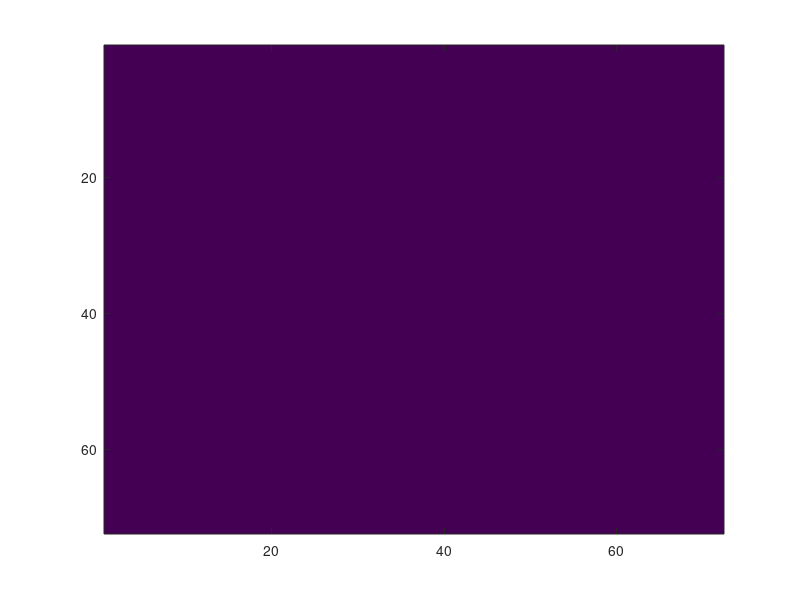
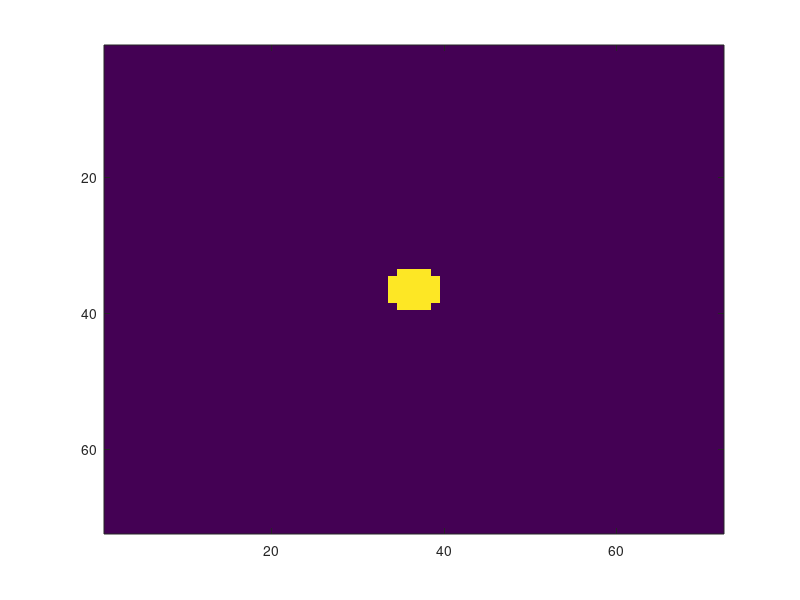
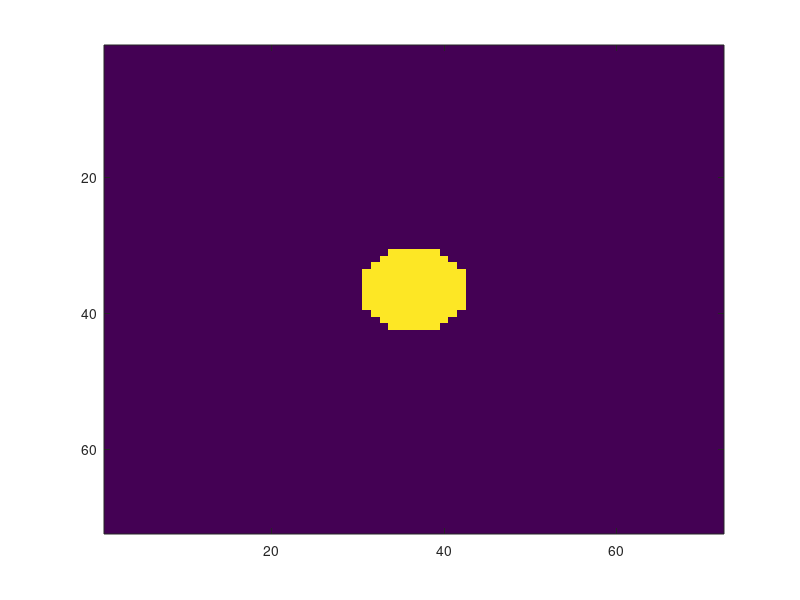
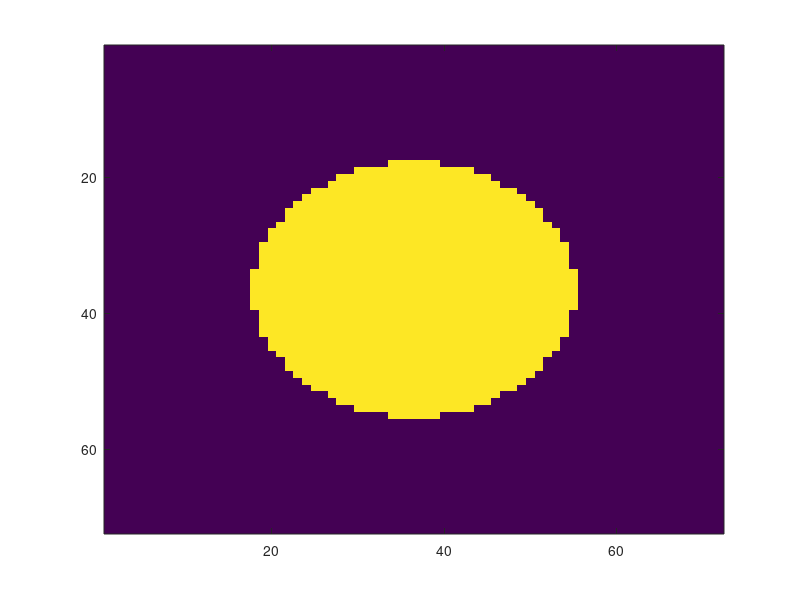

The MATLAB script that drew these images, in order: (Note: this script raises an error after producing the figures.)
clear all

% xsz = 128;
xsz = 128;
ysz = xsz*9/16;
dist = 20;
width = 50;
widthdeg = 2*atand(0.5*width/dist)
degperpix = widthdeg/xsz

duration = 0.5;
framerate = 60;
isi = 0.5;
nreps = 1; %number of movie repetitions
% sfrange = [0 0.04 0.16];
% tfrange =[0 2 8];
sfrange = [0.08];
tfrange = [2];
% sfrange = [0.01 0.04 0.16];
% tfrange =[1 4];
% radiusRange = [0 1 2 4 8 1000];
% sizeVals = [0 5 10 20 30 40 50 60];
% sizeVals = [30];
% sizeVals = [0 10 20 30 40 50];
% radiusRange = sizeVals/(8*degperpix);
% radiusRange = [0 2.5 5 10 15 20 25];
radiusRange = [0 2.5 5 15 25];
phaserange = linspace(0,2*pi,19); phaserange =phaserange(1:18);  %%%cmn
% phaserange = [0];
contrastRange = [0.125 0.25 0.5 1];
% contrastRange = [1];


ntheta = 4; %cmn
nx = 1; ny =1;

randomOrder=1;
randomTheta=0;
randomPhase=0;
binarize=0;
blank=0;

totalduration = length(sfrange)*length(contrastRange)*length(tfrange)*length(radiusRange)*length(phaserange)*ntheta*nx*(isi+duration);
sprintf('total duration %0.2f min',totalduration/60)

blockwidth = ysz;
% xposrange = [1 xsz - blockwidth];
xposrange = xsz/4;
yposrange = 1;

[x y] =meshgrid(1:blockwidth,1:blockwidth);
xgrid=(x-mean(x(:))); ygrid=(y-mean(y(:)));
x = xgrid*degperpix; y=ygrid*degperpix;

for r=1:length(radiusRange)
    %%%for use if sizes are in pixels
    % g = (exp(-0.5*(x.^2 +y.^2)/radiusRange(r)^2));
    % g(g<1/128)=0;
    %%%for use if sizes are in degrees
%     g = (exp(-0.5*(x.^2 +y.^2)/(radiusRange(r))^2));
%     g(g<1/2)=0;


%     %alternative for disk
    g = zeros(size(x));
    g(x.^2+y.^2<radiusRange(r).^2) = 1;

    %%% option for disk rather than gaussian envelope
    %%% g = sqrt(x.^2 + y.^2)<radiusRange(r);
    gaussian{r}=g;
    figure
    imagesc(gaussian{r},[0 1]);
end

thetarange = linspace(0, 2*pi,ntheta+1);
    thetarange = thetarange(1:end-1);
trial=0;
for n= 1:length(thetarange);
    for i = 1:length(xposrange);
        for j = 1:length(radiusRange);
            for k = 1:length(sfrange);
                for l = 1:length(tfrange);
                    for m= 1:length(phaserange);
                        for o = 1:length(contrastRange)
                        
                            trial = trial+1;
                            xpos(trial) = xposrange(i); ypos(trial)=yposrange(1); radius(trial)=j;
                            sf(trial)=sfrange(k); tf(trial)=tfrange(l);
                            phase(trial) = phaserange(m); theta(trial) = thetarange(n);
                            contrasts(trial) = contrastRange(o);
                            if randomTheta
                                theta(trial) = rand*2*pi;
                            end
                            if randomPhase
                                phase(trial) = rand*pi;
                            end
                        end
                    end
                end
            end
        end
    end
end

if randomOrder
order = randperm(trial*nreps);
xpos=repmat(xpos,[1,nreps]);ypos=repmat(ypos,[1,nreps]);sf=repmat(sf,[1,nreps]);tf=repmat(tf,[1,nreps]);
phase=repmat(phase,[1,nreps]);theta=repmat(theta,[1,nreps]);radius=repmat(radius,[1,nreps]);contrasts=repmat(contrasts,[1,nreps]);
xpos = xpos(order); ypos=ypos(order); sf =sf(order); tf=tf(order); phase=phase(order); theta=theta(order);radius = radius(order); contrasts = contrasts(order);
end



moviedata = zeros(xsz,ysz,trial*(duration+isi)*framerate*nreps,'uint8')+128;
for tr = 1:trial*nreps
    tr
    ph = (x*cos(theta(tr)) + y*sin(theta(tr)))*2*pi*sf(tr) + phase(tr);
    if theta(tr)~=2*pi
    for t = 1:duration*framerate;
        frame = uint8(0.5*255*(cos(ph + 2*pi*t*tf(tr)/framerate).*gaussian{radius(tr)}*contrasts(tr)+1));
        moviedata(xpos(tr):xpos(tr)+blockwidth-1, ypos(tr):ypos(tr)+blockwidth-1,(tr-1)*duration*framerate +tr*isi*framerate+t) = frame;
    end
    end
end

if binarize
moviedata(moviedata>128)=255;
moviedata(moviedata<128)=0;
end

moviedata = moviedata(1:xsz,1:ysz,:);

% % %%%preview 1/10 of movie
% figure
% for i = 1:length(moviedata)/10
%     i
% imshow(moviedata(:,:,i));
% drawnow
% end
% 
% %%%play a single stimulus
% figure
% stim = 13;
% for i = 31+60*(stim-1):60+60*(stim-1)
%     imshow(moviedata(:,:,i))
%     drawnow
% end
% 
% %%%look at frame i - (i-1) to see change
% i=i+1;
% imshow(moviedata(:,:,i)-moviedata(:,:,i-1))
% drawnow
% 
% %%%look at single frame
% imshow(moviedata(:,:,i))
% drawnow

% save sizeSelect2sf8sz26min moviedata xpos ypos tf sf phase theta framerate duration isi nx ny radius radiusRange contrasts order totalduration sizeVals
save sizeselect4Ctrst24min moviedata xpos ypos tf sf phase theta framerate duration isi nx ny radius radiusRange contrasts order totalduration -v7.3
